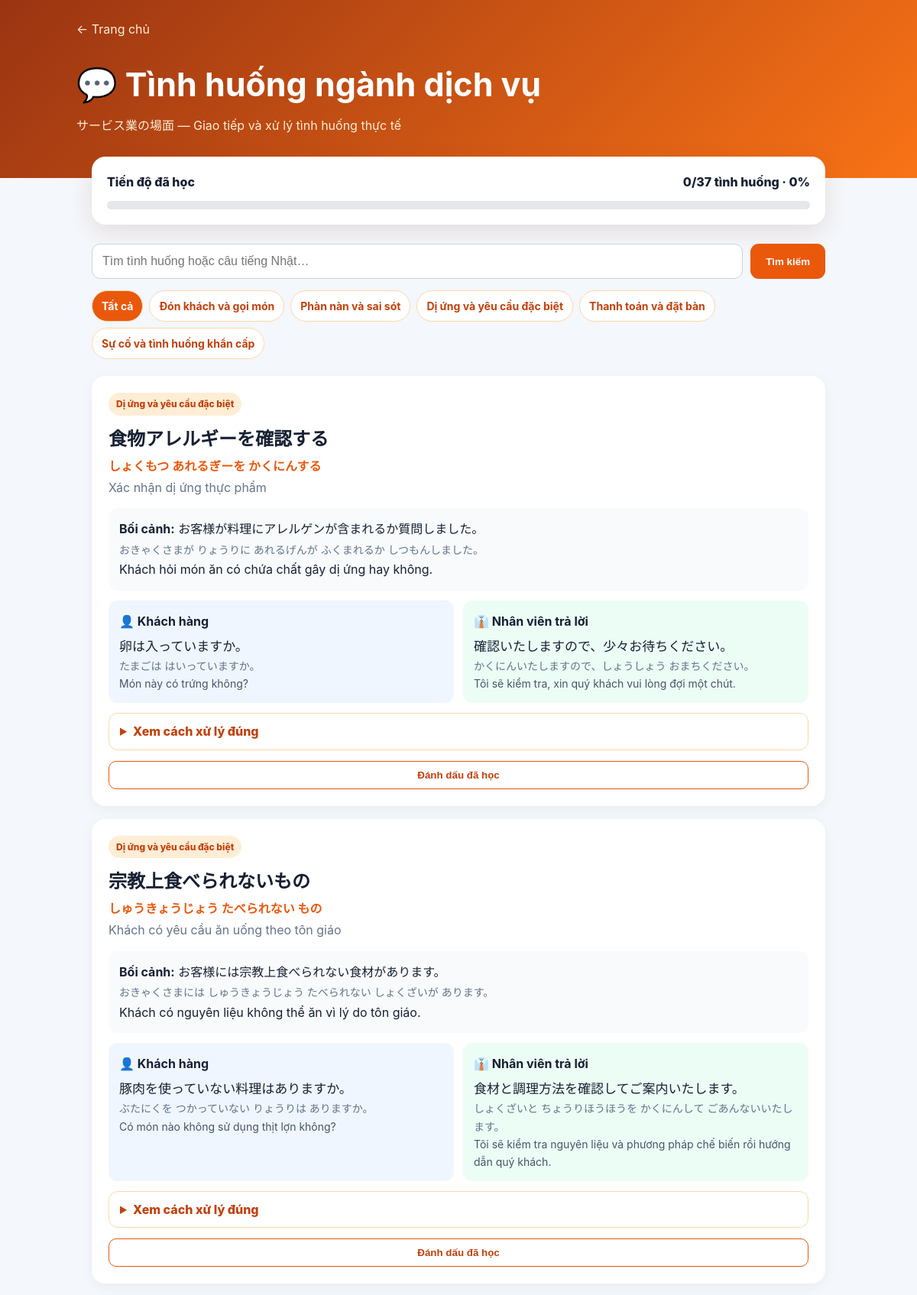
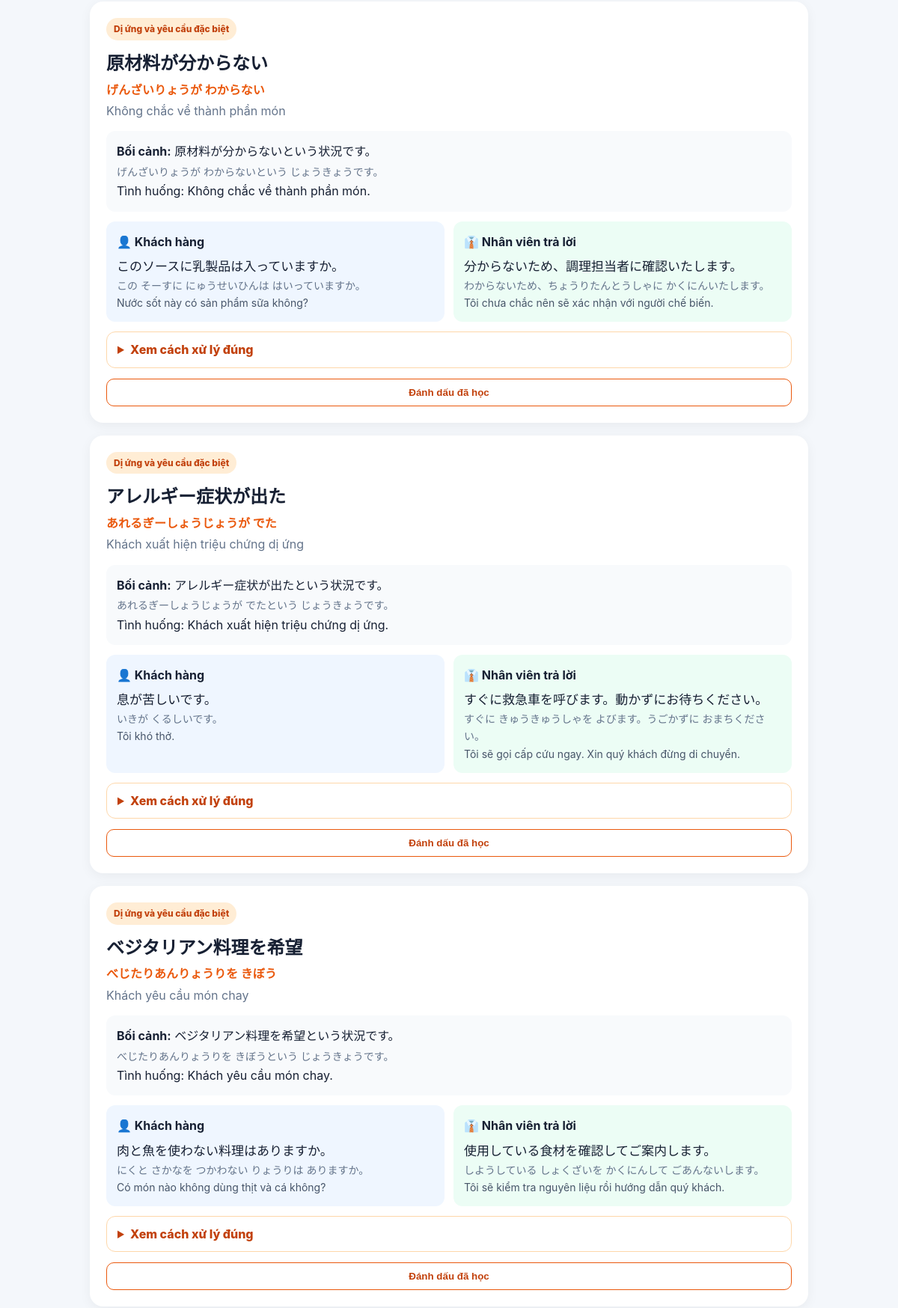
Screenshot of /tinh-huong/ (upper part) with the database file from the repository (2 pictures, top to bottom).
### study/models.py (models this page shows, shortened)
class ServiceSituation(models.Model):
    CATEGORY_CHOICES = [
        ('welcome_order', 'Đón khách và gọi món'),
        ('complaint', 'Phàn nàn và sai sót'),
        ('allergy', 'Dị ứng và yêu cầu đặc biệt'),
        ('payment', 'Thanh toán và đặt bàn'),
        ('emergency', 'Sự cố và tình huống khẩn cấp'),
    ]
    category = models.CharField(max_length=20, choices=CATEGORY_CHOICES)
    slug = models.SlugField(unique=True)
    title_jp = models.CharField(max_length=200)
    title_furigana = models.CharField(max_length=250, blank=True, default='')
    title_vi = models.CharField(max_length=200)
    situation_jp = models.TextField(verbose_name='Bối cảnh tiếng Nhật')
    situation_furigana = models.TextField(blank=True, default='')
    situation_vi = models.TextField(verbose_name='Bối cảnh tiếng Việt')
    customer_phrase_jp = models.TextField(blank=True, default='', verbose_name='Lời khách nói')
    customer_phrase_furigana = models.TextField(blank=True, default='')
    customer_phrase_vi = models.TextField(blank=True, default='')
    response_jp = models.TextField(verbose_name='Câu trả lời mẫu tiếng Nhật')
    response_furigana = models.TextField(blank=True, default='')
    response_vi = models.TextField(verbose_name='Câu trả lời mẫu tiếng Việt')
    handling_steps_vi = models.TextField(verbose_name='Các bước xử lý')
    exam_note_vi = models.TextField(blank=True, default='')
    order = models.PositiveIntegerField(default=1)
    is_published = models.BooleanField(default=True)
    class Meta:
        ordering = ['category', 'order', 'id']
        verbose_name = 'Tình huống dịch vụ'
        verbose_name_plural = 'Tình huống ngành dịch vụ'

### study/views.py (the view, shortened to what this page needs)
# urls.py: path('tinh-huong/', views.service_situations, name='service_situations_short'),
def service_situations(request):
    selected_category = request.GET.get('category', '')
    search_text = request.GET.get('q', '').strip()
    situations = ServiceSituation.objects.filter(is_published=True)
    valid_categories = dict(ServiceSituation.CATEGORY_CHOICES)
    if selected_category in valid_categories:
        situations = situations.filter(category=selected_category)
    else:
        selected_category = ''
    completed_ids = set(request.session.get('completed_situation_ids', []))
    total = ServiceSituation.objects.filter(is_published=True).count()
    completed_count = ServiceSituation.objects.filter(
        is_published=True, id__in=completed_ids
    ).count()
    progress_percent = round(completed_count / total * 100) if total else 0
    return render(request, 'study/service_situations.html', {
        'situations': situations,
        'categories': ServiceSituation.CATEGORY_CHOICES,
        'selected_category': selected_category,
        'search_text': search_text,
        'completed_ids': completed_ids,
        'completed_count': completed_count,
        'total': total,
        'progress_percent': progress_percent,
    })

### study/templates/study/service_situations.html (shortened to what this page needs)
<!DOCTYPE html>
<html lang="vi"><head><meta charset="UTF-8"><meta name="viewport" content="width=device-width,initial-scale=1.0">
</head><body>
<header class="head"><div class="inner"><a class="back" href="{% url 'home' %}">← Trang chủ</a><h1>💬 Tình huống ngành dịch vụ</h1><p>サービス業の場面 — Giao tiếp và xử lý tình huống thực tế</p></div></header>
<main><section class="progress"><div class="row"><span>Tiến độ đã học</span><span>{{ completed_count }}/{{ total }} tình huống · {{ progress_percent }}%</span></div><div class="bar"><span style="width:{{ progress_percent }}%"></span></div></section>
<form class="tools" method="get"><input type="hidden" name="category" value="{{ selected_category }}"><input name="q" value="{{ search_text }}" placeholder="Tìm tình huống hoặc câu tiếng Nhật…"><button>Tìm kiếm</button></form>
<nav class="filters"><a class="filter{% if not selected_category %} active{% endif %}" href="{% url 'service_situations' %}">Tất cả</a>{% for value,label in categories %}<a class="filter" href="?category={{ value }}">{{ label }}</a>{% endfor %}</nav>
{% if situations %}<div class="cards">{% for item in situations %}<article class="card{% if item.id in completed_ids %} done{% endif %}"><span class="tag">{{ item.get_category_display }}</span><h2>{{ item.title_jp }}</h2>{% if item.title_furigana %}<p class="reading">{{ item.title_furigana }}</p>{% endif %}<p class="vi-title">{{ item.title_vi }}</p><div class="context"><strong>Bối cảnh:</strong> {{ item.situation_jp }}<br><span class="furigana">{{ item.situation_furigana }}</span><br>{{ item.situation_vi }}</div>
<div class="dialog">{% if item.customer_phrase_jp %}<div class="speech customer"><strong>👤 Khách hàng</strong><div class="jp">{{ item.customer_phrase_jp }}</div><div class="furigana">{{ item.customer_phrase_furigana }}</div><div class="translation">{{ item.customer_phrase_vi }}</div></div>{% endif %}<div class="speech staff"><strong>👔 Nhân viên trả lời</strong><div class="jp">{{ item.response_jp }}</div><div class="furigana">{{ item.response_furigana }}</div><div class="translation">{{ item.response_vi }}</div></div></div>
<details class="details"><summary>Xem cách xử lý đúng</summary></details><form method="post" action="{% url 'toggle_situation_progress' item.id %}" style="margin-top:14px"><button class="complete">{% if item.id in completed_ids %}✓ Đã học — bấm để bỏ{% else %}Đánh dấu đã học{% endif %}</button></form></article>{% endfor %}</div>{% else %}<div class="empty">Không tìm thấy tình huống phù hợp.</div>{% endif %}
</main></body></html>

### study/templates/study/service_situations.html (style rules this page uses)
* { box-sizing:border-box }
body { margin:0;font-family:-apple-system,BlinkMacSystemFont,"Segoe UI",Arial,sans-serif;background:#f4f7fb;color:#172033;line-height:1.65 }
.head { background:linear-gradient(135deg,#9a3412,#f97316);color:white;padding:25px 20px 55px }
.inner,main { max-width:1000px;margin:auto }
.back { color:#ffedd5;text-decoration:none }
.head h1 { font-size:clamp(29px,5vw,43px);margin:24px 0 5px }
.head p { color:#ffedd5;margin:0 }
main { padding:0 20px 60px }
.progress { background:white;margin-top:-28px;padding:20px;border-radius:18px;box-shadow:0 10px 30px #7c2d1220 }
.row { display:flex;justify-content:space-between;font-weight:800;gap:12px }
.bar { height:11px;background:#e5e7eb;border-radius:99px;overflow:hidden;margin-top:12px }
.tools { display:flex;gap:10px;margin:25px 0 15px }
.tools input { flex:1;padding:13px;border:1px solid #cbd5e1;border-radius:11px;font-size:16px }
.tools button { border:0;border-radius:11px;background:#ea580c;color:white;padding:0 20px;font-weight:800 }
.filters { display:flex;flex-wrap:wrap;gap:8px;margin-bottom:22px }
.filter { background:white;color:#c2410c;border:1px solid #fed7aa;border-radius:99px;padding:8px 12px;text-decoration:none;font-weight:700;font-size:14px }
.filter.active { background:#ea580c;color:white }
.cards { display:grid;gap:17px }
.card { background:white;border-radius:18px;padding:22px;box-shadow:0 4px 16px #0000000d }
.tag { display:inline-block;background:#ffedd5;color:#c2410c;border-radius:99px;padding:5px 10px;font-size:12px;font-weight:800 }
.card h2 { margin:11px 0 2px }
.reading { color:#ea580c;font-weight:700;margin:0 }
.vi-title { color:#64748b;margin:2px 0 14px }
.context { background:#f8fafc;border-radius:12px;padding:14px;white-space:pre-line }
.dialog { display:grid;grid-template-columns:1fr 1fr;gap:12px;margin-top:13px }
.speech { border-radius:12px;padding:14px }
.customer { background:#eff6ff }
.staff { background:#ecfdf5 }
.speech strong { display:block;margin-bottom:6px }
.jp { font-size:17px }
.furigana { color:#64748b;font-size:14px }
.translation { font-size:14px;color:#475569 }
.details { margin-top:13px;border:1px solid #fed7aa;border-radius:12px;padding:10px 14px }
.details summary { cursor:pointer;color:#c2410c;font-weight:800 }
.complete { width:100%;border:1px solid #ea580c;background:white;color:#c2410c;border-radius:10px;padding:10px;font-weight:800;cursor:pointer }

### rows the page displays
ServiceSituation: category "Dị ứng và yêu cầu đặc biệt", title_jp "食物アレルギーを確認する", title_furigana "しょくもつ あれるぎーを かくにんする", title_vi "Xác nhận dị ứng thực phẩm", situation_jp "お客様が料理にアレルゲンが含まれるか質問しました。", situation_furigana "おきゃくさまが りょうりに あれるげんが ふくまれるか しつもんしました。", situation_vi "Khách hỏi món ăn có chứa chất gây dị ứng hay không.", customer_phrase_jp "卵は入っていますか。", customer_phrase_furigana "たまごは はいっていますか。", customer_phrase_vi "Món này có trứng không?", response_jp "確認いたしますので、少々お待ちください。", response_furigana "かくにんいたしますので、しょうしょう おまちください。", response_vi "Tôi sẽ kiểm tra, xin quý khách vui lòng đợi một chút.", shows "Đánh dấu đã học"
ServiceSituation: category "Dị ứng và yêu cầu đặc biệt", title_jp "宗教上食べられないもの", title_furigana "しゅうきょうじょう たべられない もの", title_vi "Khách có yêu cầu ăn uống theo tôn giáo", situation_jp "お客様には宗教上食べられない食材があります。", situation_furigana "おきゃくさまには しゅうきょうじょう たべられない しょくざいが あります。", situation_vi "Khách có nguyên liệu không thể ăn vì lý do tôn giáo.", customer_phrase_jp "豚肉を使っていない料理はありますか。", customer_phrase_furigana "ぶたにくを つかっていない りょうりは ありますか。", customer_phrase_vi "Có món nào không sử dụng thịt lợn không?", response_jp "食材と調理方法を確認してご案内いたします。", response_furigana "しょくざいと ちょうりほうほうを かくにんして ごあんないいたします。", response_vi "Tôi sẽ kiểm tra nguyên liệu và phương pháp chế biến rồi hướng dẫn quý khách.", shows "Đánh dấu đã học"
ServiceSituation: category "Dị ứng và yêu cầu đặc biệt", title_jp "原材料が分からない", title_furigana "げんざいりょうが わからない", title_vi "Không chắc về thành phần món", situation_jp "原材料が分からないという状況です。", situation_furigana "げんざいりょうが わからないという じょうきょうです。", situation_vi "Tình huống: Không chắc về thành phần món.", customer_phrase_jp "このソースに乳製品は入っていますか。", customer_phrase_furigana "この そーすに にゅうせいひんは はいっていますか。", customer_phrase_vi "Nước sốt này có sản phẩm sữa không?", response_jp "分からないため、調理担当者に確認いたします。", response_furigana "わからないため、ちょうりたんとうしゃに かくにんいたします。", response_vi "Tôi chưa chắc nên sẽ xác nhận với người chế biến.", shows "Đánh dấu đã học"
ServiceSituation: category "Dị ứng và yêu cầu đặc biệt", title_jp "アレルギー症状が出た", title_furigana "あれるぎーしょうじょうが でた", title_vi "Khách xuất hiện triệu chứng dị ứng", situation_jp "アレルギー症状が出たという状況です。", situation_furigana "あれるぎーしょうじょうが でたという じょうきょうです。", situation_vi "Tình huống: Khách xuất hiện triệu chứng dị ứng.", customer_phrase_jp "息が苦しいです。", customer_phrase_furigana "いきが くるしいです。", customer_phrase_vi "Tôi khó thở.", response_jp "すぐに救急車を呼びます。動かずにお待ちください。", response_furigana "すぐに きゅうきゅうしゃを よびます。うごかずに おまちください。", response_vi "Tôi sẽ gọi cấp cứu ngay. Xin quý khách đừng di chuyển.", shows "Đánh dấu đã học"
ServiceSituation: category "Dị ứng và yêu cầu đặc biệt", title_jp "ベジタリアン料理を希望", title_furigana "べじたりあんりょうりを きぼう", title_vi "Khách yêu cầu món chay", situation_jp "ベジタリアン料理を希望という状況です。", situation_furigana "べじたりあんりょうりを きぼうという じょうきょうです。", situation_vi "Tình huống: Khách yêu cầu món chay.", customer_phrase_jp "肉と魚を使わない料理はありますか。", customer_phrase_furigana "にくと さかなを つかわない りょうりは ありますか。", customer_phrase_vi "Có món nào không dùng thịt và cá không?", response_jp "使用している食材を確認してご案内します。", response_furigana "しようしている しょくざいを かくにんして ごあんないします。", response_vi "Tôi sẽ kiểm tra nguyên liệu rồi hướng dẫn quý khách.", shows "Đánh dấu đã học"

### other values shown
{{ completed_count }} "0"
{{ total }} "37"
{{ progress_percent }} "0"
{{ label }} "Đón khách và gọi món" "Phàn nàn và sai sót" "Dị ứng và yêu cầu đặc biệt" "Thanh toán và đặt bàn" "Sự cố và tình huống khẩn cấp"
